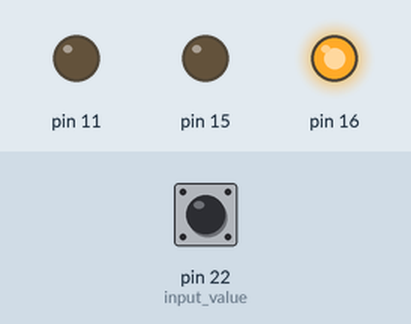
Simulated run of this program. Board: Raspberry Pi (header pin numbers). On the bench: output pins drawn as LEDs (lit = HIGH). The test bench sets the inputs (shaded band); at power-on: pin 22 (input_value) LOW.

Above: at 1.2 s.
1.3 s: pin 22 (input_value) driven HIGH
At 2.1 s:
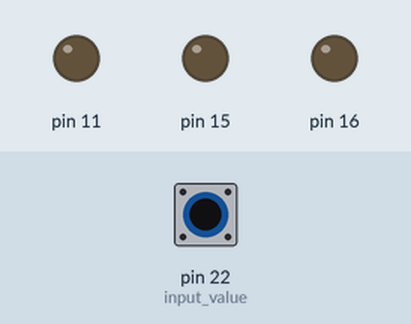
2.8 s: pin 22 (input_value) driven LOW
At 3.2 s:
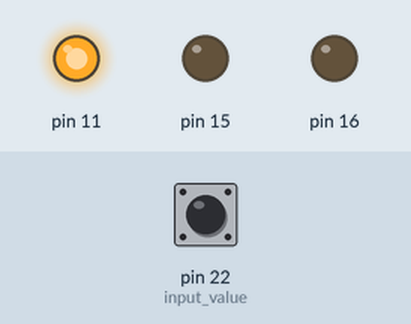
4.3 s: pin 22 (input_value) pulsed HIGH 2 times (0.12 s each, 0.3 s apart)
At 4.51 s:
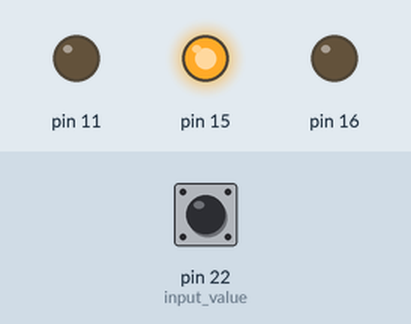
Timing chart, 0 to 7.3 s (numbered marks = the images above; inputs shaded):
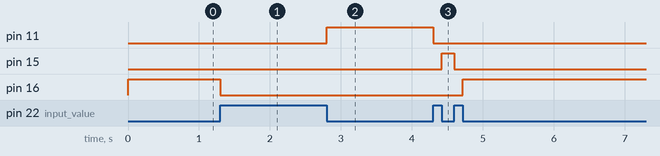

The program:

ledSwitcher.py
```python
import RPi.GPIO as GPIO

GPIO.setmode(GPIO.BOARD)
# red
GPIO.setup(11, GPIO.OUT)
# green
GPIO.setup(16, GPIO.OUT)
# blue
GPIO.setup(15, GPIO.OUT)
# button
GPIO.setup(22, GPIO.IN)

def redOn():
    GPIO.output(16, False)
    GPIO.output(15, False)
    GPIO.output(11, True)

def greenOn():
    GPIO.output(11, False)
    GPIO.output(15, False)
    GPIO.output(16, True)

def blueOn():
    GPIO.output(11, False)
    GPIO.output(16, False)
    GPIO.output(15, True)

def allOff():
    GPIO.output(11, False)
    GPIO.output(16, False)
    GPIO.output(15, False)

options = {
    0: blueOn,
    1: greenOn,
    2: redOn
}

count = 0
while True:
    input_value = GPIO.input(22)

    if input_value == False:
        count += 1
        options[count % 3]()
        while input_value == False:
            input_value = GPIO.input(22)
    else:
        allOff()
        while input_value == True:
            input_value = GPIO.input(22)
```

Measured:
- after the input at 1.3 s, pin 16: HIGH → LOW at once
- after the input at 2.8 s, pin 11: LOW → HIGH at once
- after the input at 4.3 s, pin 11: HIGH → LOW at once; pin 15: LOW → HIGH after 0.12 s, → LOW 0.18 s later; pin 16: LOW → HIGH after 0.42 s
